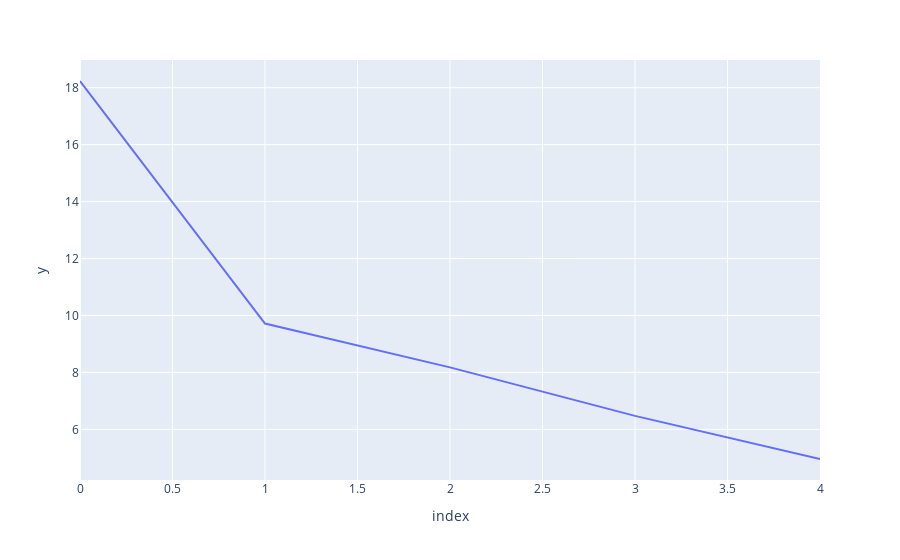

The notebook cell this image was saved under:
### Markdown cell above
### clusters gerados com defects = true

### Code cell
# criar meta classes de todo mundo
k_range = [2,3,4,5,6]
args = {
    "init": "random",
    "n_init": 10,
    "max_iter": 300,
    "random_state": 42,
}
sse = get_sse(df_true, k_range, args)
best_k = get_best_k(k_range, sse)
print("Melhor k: {}".format(best_k))
elbow_plot(k_range, sse)

### Figure 1 — Plotly figure (JSON) as saved in the notebook; plotly's stock layout.template omitted (floating-point values rounded to 4 significant figures)
{"data": [{"hovertemplate": "index=%{x}<br>y=%{y}<extra></extra>", "legendgroup": "", "line": {"color": "#636efa", "dash": "solid"}, "mode": "lines", "name": "", "orientation": "v", "showlegend": false, "type": "scatter", "x": [0, 1, 2, 3, 4], "xaxis": "x", "y": [18.24, 9.718, 8.178, 6.474, 4.959], "yaxis": "y"}], "layout": {"legend": {"tracegroupgap": 0}, "margin": {"t": 60}, "xaxis": {"anchor": "y", "domain": [0, 1], "title": {"text": "index"}}, "yaxis": {"anchor": "x", "domain": [0, 1], "title": {"text": "y"}}}}
